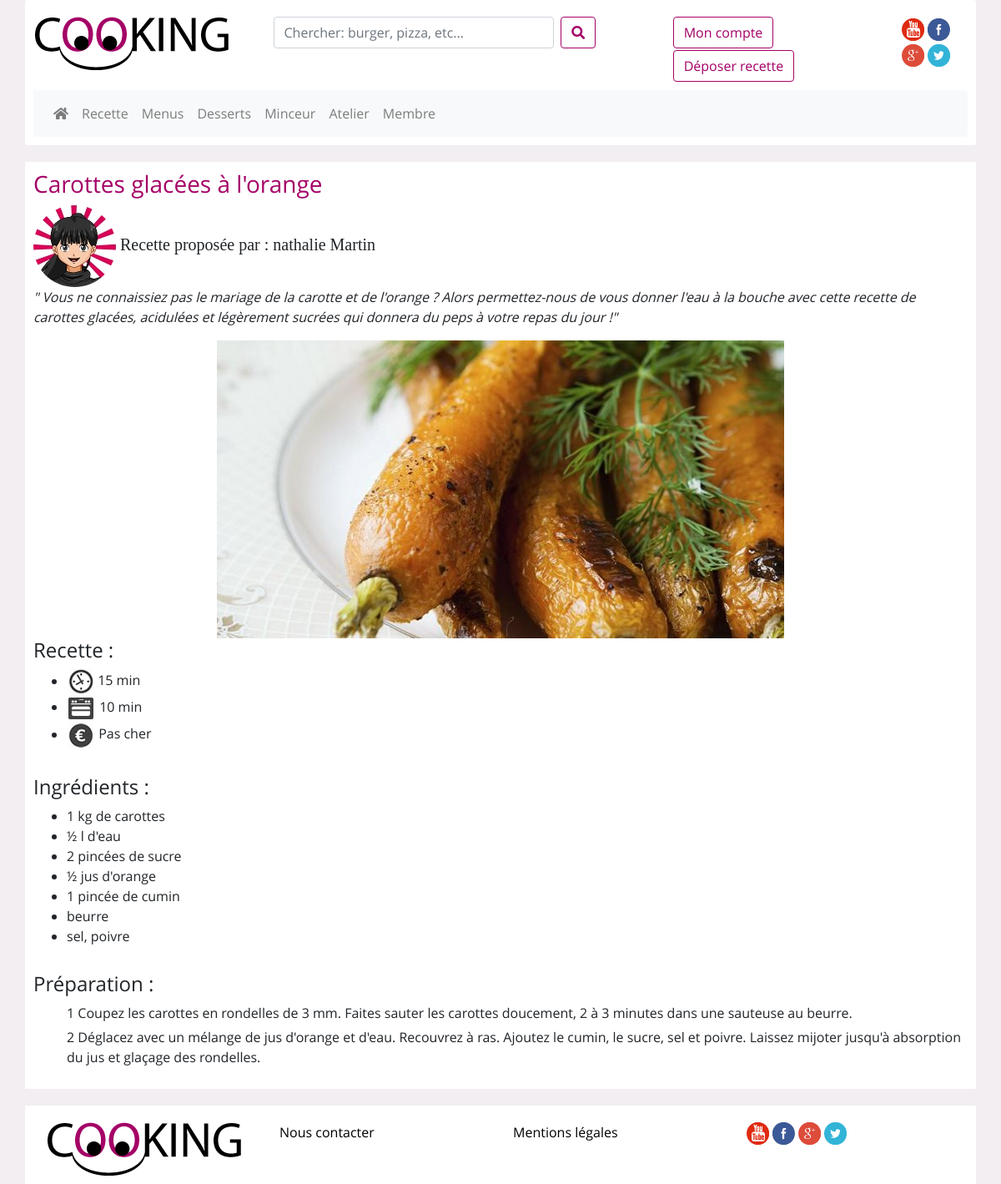
Screenshot of /recette.php?id=2 with the database file from the repository.
### tables this page shows
CREATE TABLE IF NOT EXISTS `recettes` (
  `idRecette` int(11) NOT NULL AUTO_INCREMENT,
  `titre` varchar(250) NOT NULL,
  `chapo` text NOT NULL,
  `img` varchar(50) NOT NULL,
  `preparation` text NOT NULL,
  `ingredient` text NOT NULL,
  `membre` int(11) NOT NULL,
  `couleur` varchar(30) NOT NULL,
  `dateCrea` timestamp NOT NULL DEFAULT CURRENT_TIMESTAMP ON UPDATE CURRENT_TIMESTAMP,
  `categorie` int(11) NOT NULL,
  `tempsCuisson` varchar(50) NOT NULL,
  `tempsPreparation` varchar(50) NOT NULL,
  `difficulte` varchar(50) NOT NULL,
  `prix` varchar(50) NOT NULL,
  PRIMARY KEY (`idRecette`)
);

CREATE TABLE IF NOT EXISTS `membres` (
  `idMembre` int(11) NOT NULL AUTO_INCREMENT,
  `gravatar` varchar(100) NOT NULL,
  `login` varchar(32) NOT NULL,
  `password` varchar(40) NOT NULL,
  `statut` varchar(20) NOT NULL,
  `prenom` varchar(50) NOT NULL,
  `nom` varchar(50) NOT NULL,
  `dateCrea` timestamp NOT NULL DEFAULT CURRENT_TIMESTAMP ON UPDATE CURRENT_TIMESTAMP,
  PRIMARY KEY (`idMembre`)
);

### recette.php (the view, shortened to what this page needs)
<?php
require "header.php";
require "pdo.php";
$req = $pdo->prepare('SELECT * FROM recettes, membres WHERE idMembre = membre AND idRecette = ?');
$id = $_GET['id'];
$req->execute(array($id));
$article = $req->fetch();
echo "
<div class='row recette_unique liste_recettes'>
  <div class='information_recette'>
    <h3>" . $article['titre'] . "</h3>
    <div class='auteur_recette'><img src='photos/gravatars/" . $article['gravatar'] . "'> Recette proposée par : " . $article['prenom'] . " " . $article['nom'] . "
    </div>
    <p>\" ". $article['chapo'] . "\" </p>
    <img class='photo_recette_unique'src='photos/recettes/" . $article['img'] . "'>
  </div><div class='w-100 d-none d-md-block'></div><h4>Recette :</h4>
  <div class='w-100'></div>
  <ul>
    <li><img src='images/temps.png'> <span>" . $article['tempsPreparation'] . " </span></li>
    <li><img src='images/cuisson.png'> <span>" . $article['tempsCuisson'] . " </span></li>
    <li><img src='images/prix.png'> <span> " . $article['prix'] . " </span></li>
  </ul>
  <div class='w-100'></div>
  <div class='cadre_recette'>
    <h4>Ingrédients :</h4>
    <div id='ingredient'>
      " . $article['ingredient'] . "
    </div>
  </div>
  <div class='w-100'></div>
  <div class='cadre_recette'>
    <div id='preparation'><h4>Préparation :</h4><div class='w-100'></div>
      " . $article['preparation'] . "
    </div>
  </div>
</div>";
?>
<?php
require "footer.php";
?>

### css/style.css (style rules this page uses)
body { background-color: #F2EEF1; position: relative; font-family: 'open' !important; }
* { box-sizing:border-box }
* { box-sizing: border-box; }
body { font-family: Verdana, sans-serif; }
img { vertical-align: middle; }
.liste_recettes { background-color: white; margin-top: 20px; margin-bottom: 20px; padding: 10px; }
.liste_recettes h3 { color: #a40166; }
.auteur_recette { font-family: 'candelabook'; font-size: 20px; }
.auteur_recette img { border-radius: 50%; }
.recette_unique { background-color: white; margin-bottom: 20px; margin-top: 20px; padding: 10px; }
.information_recette p { font-style: italic; }
.photo_recette_unique { margin-right: auto; margin-left: auto; display: block; }
.cadre_recette { margin-top: 15px; }
#preparation ol { list-style:none; }
#preparation li { margin-bottom: 5px; }

### rows the page displays
recettes: titre "Carottes glacées à l'orange", membres.gravatar (picture), membres.prenom "nathalie", membres.nom "Martin", chapo "Vous ne connaissiez pas le mariage de la carotte et de l'orange ? Alors permettez-nous de vous donner l'eau à la bouche avec cette recette de carottes glacées, acidulées et légèrement sucrées qui donnera du peps à votre repas du jour !", img (picture), tempsPreparation "15 min", tempsCuisson "10 min", prix "Pas cher", ingredient "1 kg de carottes ½ l d'eau 2 pincées de sucre ½ jus d'orange 1 pincée de cumin beurre sel, poivre", preparation "1 Coupez les carottes en rondelles de 3 mm. Faites sauter les carottes doucement, 2 à 3 minutes dans une sauteuse au beurre. 2 Déglacez avec un mélange de jus d'orange et d'eau. Recouvrez à ras. Ajoutez le cumin, le sucre, sel et poivre. Laissez mijoter jusqu'à absorption du jus et glaçage des rondelles."
